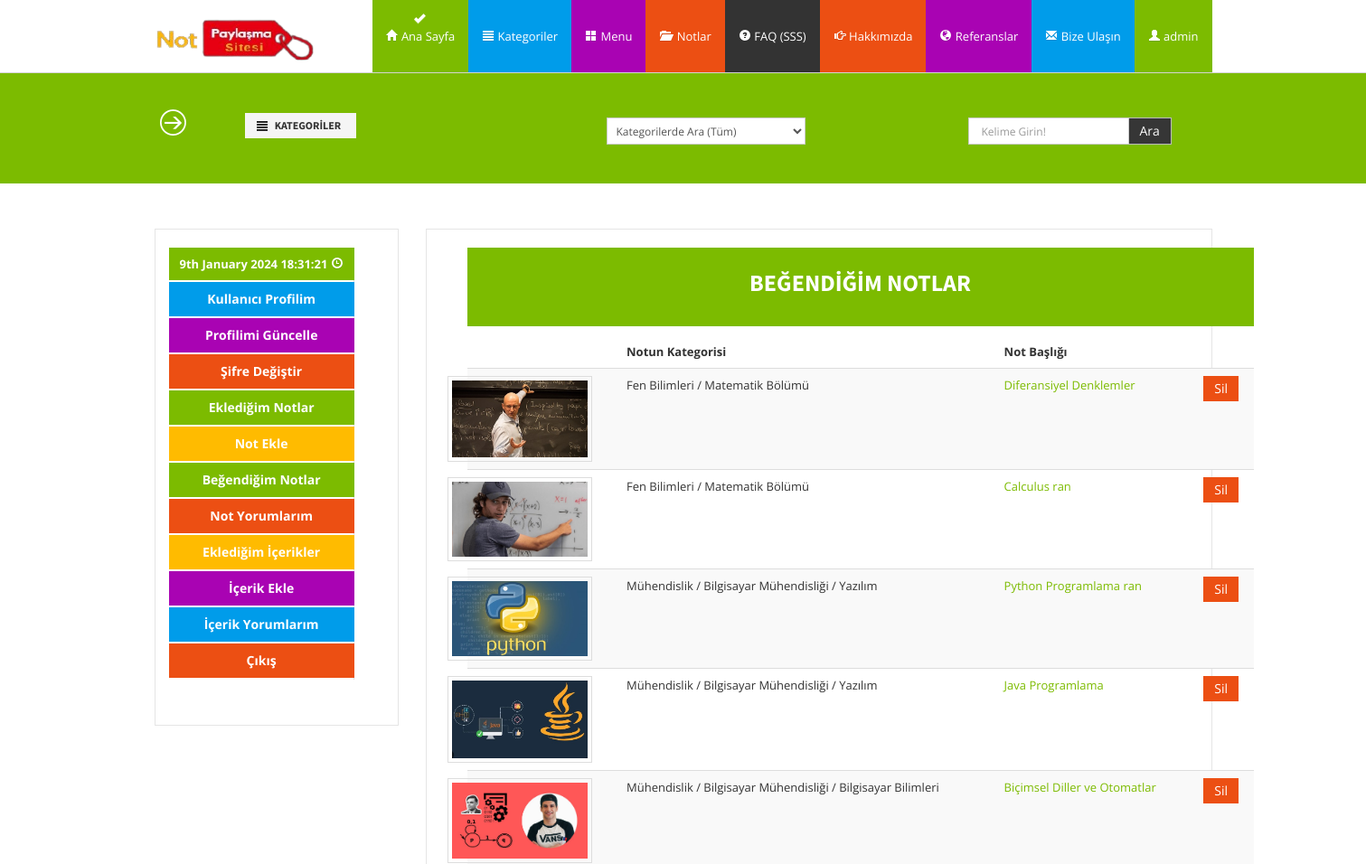
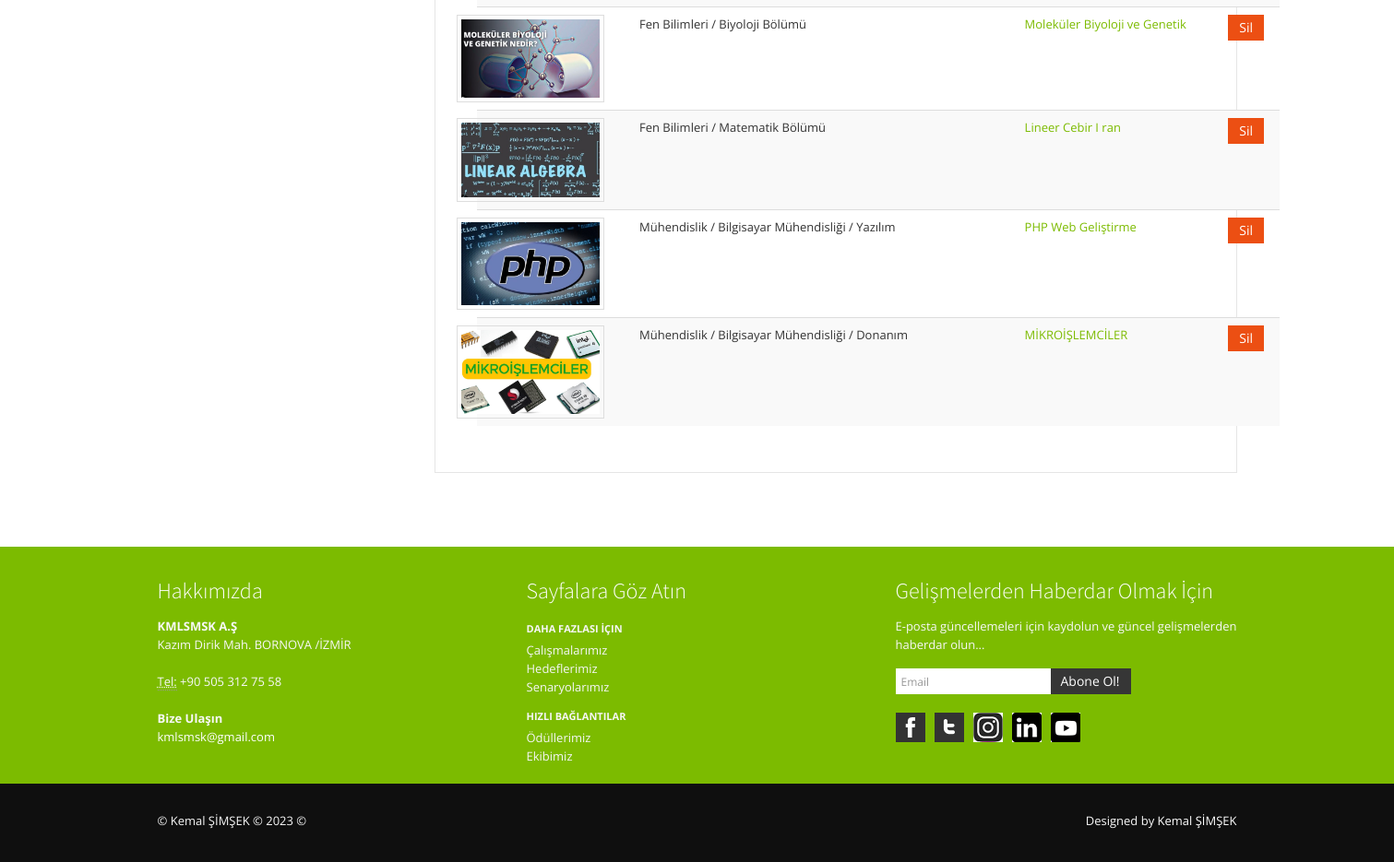
/notelist/ (signed in), run on the app's committed database (2 pictures, top to bottom).
### notecart/models.py (models this page shows)
class NoteCart(models.Model):
    user=models.ForeignKey(User, on_delete=models.SET_NULL, null=True)
    note=models.ForeignKey(Notes, on_delete=models.SET_NULL, null=True)
    quantity=models.IntegerField()

### notes/models.py (models this page shows, shortened)
class Notes(models.Model):
    STATUS=(
        ('True', 'Evet'),
        ('False', 'Hayır'),
        ('New', 'Yeni'),
    )
    DURUM=(
        ('False', 'Hayır'),
        ('True', 'Evet'),
    )
    category=models.ForeignKey(Category, on_delete=models.CASCADE) #Kategori tablosu ile ilişki
    title=models.CharField(max_length=30)
    user=models.ForeignKey(User, on_delete=models.CASCADE)
    keywords=models.CharField(max_length=255)
    description=models.CharField(max_length=255)
    image=models.ImageField(blank=True, upload_to='images/')
    filePdf = models.FileField(upload_to='pdfs/')
    share=models.CharField(max_length=10, choices=DURUM)
    detail=RichTextUploadingField()
    slug=models.SlugField(null=False, unique=True)
    status=models.CharField(max_length=10, choices=STATUS)
    create_at=models.DateTimeField(auto_now_add=True)
    update_at=models.DateTimeField(auto_now=True)
    def image_tag(self):     #Eklenen Fonksiyon
        return mark_safe('<img src="{}" height="50"/>'.format(self.image.url))
    image_tag.short_description = 'Image'

class Category(MPTTModel):
    STATUS=(
        ('True', 'True'),
        ('False', 'False'),
    )
    title = models.CharField(max_length=120)
    keywords=models.CharField(max_length=255)
    description =models.CharField(max_length=255)
    image=models.ImageField(blank=True, upload_to='images/')
    status=models.CharField(max_length=10, choices=STATUS)
    slug=models.SlugField(null=False, unique=True)
    parent=TreeForeignKey('self', blank=True, null=True, related_name='children', on_delete=models.CASCADE)
    create_at=models.DateTimeField(auto_now_add=True)
    update_at=models.DateTimeField(auto_now=True)
    class MPTTMeta:
        order_insertion_by = ['title']
    def __str__(self):
        full_path=[self.title]
        k=self.parent
        while k is not None:
            full_path.append(k.title)
            k=k.parent
        return ' / '.join(full_path[::-1])

### home/models.py (models this page shows, shortened)
class Settings(models.Model):
    STATUS=(
        ('True', 'Evet'),
        ('False', 'Hayir'),
    )
    title=models.CharField(max_length=200)
    keywords=models.CharField(max_length=255)
    description=models.CharField(max_length=255)
    company=models.CharField(max_length=100)
    address=models.CharField(blank=True,max_length=150)
    googleMap=models.CharField(blank=True, max_length=255)
    phone=models.CharField(blank=True, max_length=20)
    fax=models.CharField(blank=True,max_length=20)
    email=models.CharField(blank=True, max_length=60)
    smtpserver=models.CharField(blank=True,max_length=30)
    smtpemail=models.CharField(blank=True,max_length=30)
    smtppassword=models.CharField(blank=True,max_length=30)
    smtpport=models.CharField(blank=True,max_length=10)
    icon=models.ImageField(blank=True, upload_to='images/')
    facebook=models.CharField(blank=True,max_length=50)
    instagram=models.CharField(blank=True,max_length=50)
    twitter=models.CharField(blank=True,max_length=50)
    youtube=models.CharField(blank=True,max_length=70)
    linkedin=models.CharField(blank=True,max_length=90)
    aboutus=RichTextUploadingField(blank=True)
    contact=RichTextUploadingField(blank=True)
    references=RichTextUploadingField(blank=True)
    status=models.CharField(max_length=10, choices=STATUS)
    create_at=models.DateTimeField(auto_now_add=True)
    update_at=models.DateTimeField(auto_now=True)

### notecart/views.py (the view)
# urls.py: path('notelist/', notecartviews.notelist, name='notelist'),
def notelist(request):
    category=Category.objects.all()
    settings=Settings.objects.get(pk=1)
    menu=Menu.objects.all()
    current_user=request.user
    notecart=NoteCart.objects.filter(user_id=current_user.id)
    request.session['cart_item']=NoteCart.objects.filter(user_id=current_user.id).count()
    context= {
        'category': category,
        'notecart': notecart,
        'settings': settings,
        'menu': menu,
    }
    return render(request, 'notecart.html', context)

### notecart/templates/notecart.html (shortened to what this page needs)
{% extends "homebase.html" %}
{% load static %}
{% block content  %}
{% include "head.html" %}
{% include "header.html" %}
{% include "search.html" %}
<section id="maincontent">
    <div class="container">
      <div class="row">
        <div class="span3">
          <aside>
            <div class="widget">
              {% include "user_panel.html" %}
            </div>
          </aside>
        </div>
        <div class="span9">
          <aside>
            <div class="widget">
              <div class="container mx-auto">
                <div class="span9">
                  <div class="well well-success">
                    <center><b> <h3>BEĞENDİĞİM NOTLAR </b></h3></center>
                  </div>
                  <table class="table table-striped table-warning">
                    <thead>
                        <tr>
                          <th scope="col"></th>
                          <th scope="col">Notun Kategorisi</th>
                          <th scope="col">Not Başlığı</th>
                          <th scope="col"></th>
                        </tr>
                      </thead>
                      <tbody>
                        {% for rs in notecart%}
                        <tr>
                          <th scope="row">
                            <div class="thumbnails">
                             <img class="thumbnail" src= "{{rs.note.image.url}}" width="150">
                            </div>
                            </th>
                          <td> {{rs.note.category}} </td>
                          <td> <a href="/notes/{{rs.note.id}}/{{rs.note.slug}}/">{{rs.note.title}}</a></td>
                          <td>
                            <a href="/notecart/deletefromcart/{{rs.id}}" onclick=" return confirm ('Silmek istediğinden emin misin?')" type="button" class="btn btn-danger"> Sil </button>
                          </td>
                        </tr>
                        {% endfor %}
                    </tbody>
                </table>
            </div>
            </div>
          </aside>
        </div>
      </div>
    </div>
  </section>
  {% endblock content  %}

### home/templates/header.html (shortened to what this page needs)
{% load static %}
<header>
  <div class="navbar navbar-fixed-top">
    <div class="navbar-inner bg-info mx-auto">
      <div class="container">
        <a class="brand logo" href="/">
          <img src="{% static "assets/img/logo.png" %}" width="180"/>
        </a>
        <div>
          <nav>
            <ul class="nav topnav">
              <li class="dropdown bg-info success active">
                <a href="/"><i class="icon-home icon-white"></i> Ana Sayfa</a>
              </li>
              {% load mptt_tags %}
              <li class="dropdown primary">
                <a href="#"><i class="icon-align-justify icon-white"></i> Kategoriler</a>
              </li>
              <li class="dropdown info">
                <a href="#"><i class=" icon-th-large icon-white"></i> Menu</a>
              </li>
              <li class="dropdown danger">
                <a href="#"><i class="icon-folder-open icon-white"></i> Notlar</a>
              </li>
              <li class="dropdown inverse">
                <a href="#"><i class="icon-question-sign icon-white"></i> FAQ (SSS) </a>
              </li>
              <li class="dropdown danger">
                <a href="#"><i class=" icon-hand-right icon-white"></i> Hakkımızda</a>
              </li>
              <li class="dropdown info">
                <a href="#"><i class="icon-globe icon-white"></i> Referanslar</a>
              </li>
              <li class="dropdown primary">
                <a href="#"><i class="icon-envelope icon-white"></i> Bize Ulaşın</a>
              </li>
              <li class="dropdown success">
                {% if user.id is not None %}
                <a href="#"> <i class="icon-user icon-white"> </i>
                   {{user.username}} </a>
                {%endif%}
              </li>
            </ul>
          </nav>
        </div>
      </div>
    </div>
  </div>
</header>

### home/templates/footer.html (shortened to what this page needs)
{% load static %}
 <footer class="footer">
  <div class="container">
    <div class="row">
      <div class="span4">
        <div class="widget">
          <h4>Hakkımızda</h4>
          <address>
        <strong>{{settings.company}} </strong><br>
        {{settings.address}}<br>
        <br>
        <abbr title="Phone">Tel:</abbr> {{settings.phone}}
        </address>
          <address>
        <strong>Bize Ulaşın</strong><br>
        <a href="mailto:{{settings.email}}">{{settings.email}}</a>
        </address>
        </div>
      </div>
      <div class="span4">
        <div class="widget">
          <h4>Sayfalara Göz Atın</h4>
          <ul class="nav nav-list regular">
            <li class="nav-header">Daha Fazlası İçin</li>
            <li><a href="#">Çalışmalarımız</a></li>
            <li><a href="#">Hedeflerimiz</a></li>
            <li><a href="#">Senaryolarımız</a></li>
            <li class="nav-header">Hızlı Bağlantılar</li>
            <li><a href="#">Ödüllerimiz</a></li>
            <li><a href="#">Ekibimiz</a></li>
          </ul>
        </div>
      </div>
      <div class="span4">
        <div class="widget">
          <h4>Gelişmelerden Haberdar Olmak İçin</h4>
          <form class="form-horizontal" action="/curriculumVitae/addlistmail/" method="post">
            <fieldset>
              <p>
                E-posta güncellemeleri için kaydolun ve güncel gelişmelerden haberdar olun...
              </p>
              <div class="input-prepend input-append">
                <input class="span2" id="email" name="email" type="text" placeholder="Email">
                <button class="btn btn-inverse" type="submit">Abone Ol!</button>
              </div>
            </fieldset>
          </form>
          <ul class="social_small">
            <li class="facebook first"><a href="{{settings.facebook}}" title="Facebook">Facebook</a></li>
            <li class="twitt"><a href="{{settings.twitter}}" title="Twitter">Twitter</a></li>
            <li class="googleplus"><a href="{{settings.instagram}}" title="Instagram">Instagram</a></li>
            <li class="flickr"><a href="{{settings.linkedin}}" title="Linkedin">Linkedin</a></li>
            <li class="dribbble"><a href="{{settings.youtube}}" title="Youtube">Youtube</a></li>
          </ul>
        </div>
      </div>
    </div>
  </div>
  <div class="verybottom">
    <div class="container">
      <div class="row">
        <div class="span6">
          <p>&copy; Kemal ŞİMŞEK &copy; 2023 &copy; </p>
        </div>
        <div class="span6">
          <div class="pull-right">
            <div class="credits">
              Designed by <a href="https://www.linkedin.com/in/kmlsmsk/"> Kemal ŞİMŞEK</a>
            </div>
          </div>
        </div>
      </div>
    </div>
  </div>
</footer>

### home/static/assets/css/docs.css (style rules this page uses)
section { padding-top: 30px; }

### home/static/assets/css/style.css (style rules this page uses)
.row { margin-bottom:20px; }
.well-success, .carousel-caption.success { background: #7cbb00; color:#fff; }
header .navbar .brand.logo { padding: 0; margin-left:0; margin-top:20px; }
header nav { margin-right:-10px; }
.navbar ul.topnav { float:right; }
.navbar .nav > li > a { float: none; padding: 30px 15px 30px; color: #777777; text-decoration: none; text-shadow: none; }
.navbar .nav .active > a, .navbar .nav .active > a:hover, .navbar .nav .active > a:focus { background-image: url(../img/icons/add.png); background-position: center 15px; background-repeat: no-repeat; -webkit-transition: all 0.2s ease; -moz-transition: all 0.2s ease-in-out; -o-transition: all 0.2s ease-in-out; -ms-transition: all 0.2s ease-in-out; transition: all 0.2s ease-in-out; color:#fff; }
.navbar .nav .primary > a, .navbar .nav .primary > a:hover, .navbar .nav .primary > a:focus { background-color: #009cea; color:#fff; }
.navbar .nav .danger > a, .navbar .nav .danger > a:hover, .navbar .nav .danger > a:focus { background-color: #ec4f13; color:#fff; }
.navbar .nav .info > a, .navbar .nav .info > a:hover, .navbar .nav .info > a:focus { background-color: #a903b3; color:#fff; }
.navbar .nav .success > a, .navbar .nav .success > a:hover, .navbar .nav .success > a:focus { background-color: #7cbb00; color:#fff; }
.navbar .nav .inverse > a, .navbar .nav .inverse > a:hover, .navbar .nav .inverse > a:focus { background-color: #333; color:#fff; }
#maincontent { z-index:1000; margin:0 0 30px; }
aside { border:1px solid #e5e5e5; padding:20px 15px 0 15px; margin: 0 0 30px 0; -webkit-border-radius: 0; -moz-border-radius: 0; border-radius: 0; }
aside .widget { margin-bottom:30px; }
.social_small { margin: 0; }
.social_small li { display: inline; list-style: none; text-indent: -9999px; margin-left: 10px; float: left; -webkit-transition: all 0.3s ease-in-out; -moz-transition: all 0.3s ease-in-out; -o-transition: all 0.3s ease-in-out; -ms-transition: all 0.3s ease-in-out; transition: all 0.3s ease-in-out; }
.social_small li.first { margin-left:0; }
.social_small li a { background-repeat: no-repeat; background-position: 0 0; display: block; height: 32px; width: 32px; }
.facebook { background: url(../img/icons/social/fb.png) no-repeat; }
.googleplus { background: url(../img/icons/social/google.png) no-repeat; }
.dribbble { background: url(../img/icons/social/dribble.png) no-repeat; }
.flickr { background: url(../img/icons/social/flickr.png) no-repeat; }
.twitt { background: url(../img/icons/social/twitter.png) no-repeat; }
footer { padding-top:30px; color:#f8f8f8; }
footer h1, footer h2, footer h3, footer h4, footer h5, footer h6 { color:#fff; }
footer a, footer a:hover { color:#fff; }
footer .verybottom { padding-top:30px; background:#0f0f0f; }
footer .nav-list li, footer .nav-list li a, footer .nav-list li.nav-header { text-shadow:none; color:#f6f6f6; }
footer .nav-list li a { text-shadow:none; }
footer .nav-list.regular .nav-header { padding: 3px 0; }
footer .nav-list.regular > li > a { padding: 0; }
footer.footer .input-append button, footer.footer .input-append input { border:none; }

### home/static/assets/color/success.css (style rules this page uses)
a { color: #7cbb00; }
header .navbar .navbar-inner li.active { border-top: 5px solid #fff; background: #7cbb00; margin-top:-5px; }
footer.footer { background:#7cbb00; }

### data on the page
NoteCart: note.image (picture), note.category "Fen Bilimleri / Matematik Bölümü", note "Diferansiyel Denklemler"
NoteCart: note.image (picture), note.category "Fen Bilimleri / Matematik Bölümü", note "Calculus ran"
NoteCart: note.image (picture), note.category "Mühendislik / Bilgisayar Mühendisliği / Yazılım", note "Python Programlama ran"
NoteCart: note.image (picture), note.category "Mühendislik / Bilgisayar Mühendisliği / Yazılım", note "Java Programlama"
NoteCart: note.image (picture), note.category "Mühendislik / Bilgisayar Mühendisliği / Bilgisayar Bilimleri", note "Biçimsel Diller ve Otomatlar"
NoteCart: note.image (picture), note.category "Fen Bilimleri / Biyoloji Bölümü", note "Moleküler Biyoloji ve Genetik"
NoteCart: note.image (picture), note.category "Fen Bilimleri / Matematik Bölümü", note "Lineer Cebir I ran"
NoteCart: note.image (picture), note.category "Mühendislik / Bilgisayar Mühendisliği / Yazılım", note "PHP Web Geliştirme"
NoteCart: note.image (picture), note.category "Mühendislik / Bilgisayar Mühendisliği / Donanım", note "MİKROİŞLEMCİLER"
Settings: company "KMLSMSK A.Ş", address "Kazım Dirik Mah. BORNOVA /İZMİR", phone "+90 505 312 75 58", email "kmlsmsk@gmail.com"

### other printed values
{{ user.username }} "admin"
